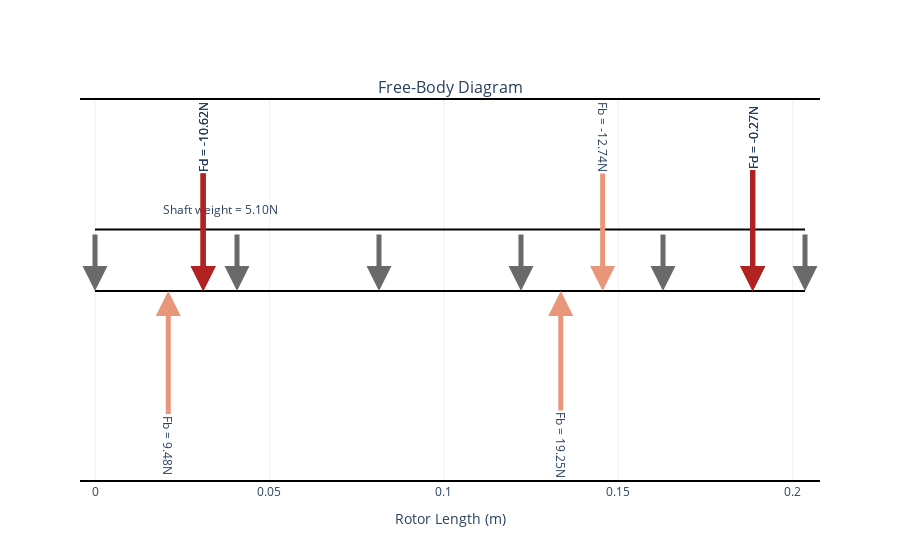

The cell this chart's notebook holds for it:
### Markdown cell above
#### 4.2.1 - Free Body Diagram

### Code cell
static.plot_free_body_diagram()

### Figure 1 — Plotly figure (JSON) as saved in the notebook; plotly's stock layout.template omitted (floating-point values rounded to 4 significant figures)
{"data": [{"hoverinfo": "none", "line": {"color": "black"}, "mode": "lines", "showlegend": false, "type": "scatter", "x": [0.0, 0.021, 0.031, 0.041, 0.046, 0.0535, 0.061, 0.106, 0.1335, 0.1375, 0.1455, 0.1532, 0.1608, 0.1685, 0.1875, 0.1885, 0.2035], "xaxis": "x", "y": [0.0, 0.0, 0.0, 0.0, 0.0, 0.0, 0.0, 0.0, 0.0, 0.0, 0.0, 0.0, 0.0, 0.0, 0.0, 0.0, 0.0], "yaxis": "y"}, {"hoverinfo": "none", "line": {"color": "black"}, "mode": "lines", "showlegend": false, "type": "scatter", "x": [0.0, 0.021, 0.031, 0.041, 0.046, 0.0535, 0.061, 0.106, 0.1335, 0.1375, 0.1455, 0.1532, 0.1608, 0.1685, 0.1875, 0.1885, 0.2035], "xaxis": "x", "y": [5, 5, 5, 5, 5, 5, 5, 5, 5, 5, 5, 5, 5, 5, 5, 5, 5], "yaxis": "y"}], "layout": {"annotations": [{"font": {"size": 16}, "showarrow": false, "text": "Free-Body Diagram", "x": 0.5, "xanchor": "center", "xref": "paper", "y": 1, "yanchor": "bottom", "yref": "paper"}, {"arrowcolor": "DimGray", "arrowhead": 2, "arrowsize": 1, "arrowwidth": 5, "ax": 0, "axref": "x", "ay": 5.4, "ayref": "y", "showarrow": true, "x": 0, "xref": "x", "y": 0, "yref": "y"}, {"arrowcolor": "DimGray", "arrowhead": 2, "arrowsize": 1, "arrowwidth": 5, "ax": 0.0407, "axref": "x", "ay": 5.4, "ayref": "y", "showarrow": true, "x": 0.0407, "xref": "x", "y": 0, "yref": "y"}, {"arrowcolor": "DimGray", "arrowhead": 2, "arrowsize": 1, "arrowwidth": 5, "ax": 0.0814, "axref": "x", "ay": 5.4, "ayref": "y", "showarrow": true, "x": 0.0814, "xref": "x", "y": 0, "yref": "y"}, {"arrowcolor": "DimGray", "arrowhead": 2, "arrowsize": 1, "arrowwidth": 5, "ax": 0.1221, "axref": "x", "ay": 5.4, "ayref": "y", "showarrow": true, "x": 0.1221, "xref": "x", "y": 0, "yref": "y"}, {"arrowcolor": "DimGray", "arrowhead": 2, "arrowsize": 1, "arrowwidth": 5, "ax": 0.1628, "axref": "x", "ay": 5.4, "ayref": "y", "showarrow": true, "x": 0.1628, "xref": "x", "y": 0, "yref": "y"}, {"arrowcolor": "DimGray", "arrowhead": 2, "arrowsize": 1, "arrowwidth": 5, "ax": 0.2035, "axref": "x", "ay": 5.4, "ayref": "y", "showarrow": true, "x": 0.2035, "xref": "x", "y": 0, "yref": "y"}, {"align": "right", "showarrow": false, "text": "Shaft weight = 5.10N", "x": 0, "xref": "x", "xshift": 125, "y": 5, "yref": "y", "yshift": 20}, {"arrowcolor": "DarkSalmon", "arrowhead": 2, "arrowsize": 1, "arrowwidth": 5, "ax": 0.021, "axref": "x", "ay": -12.5, "ayref": "y", "showarrow": true, "text": "Fb = 9.48N", "textangle": 90, "x": 0.021, "xref": "x", "y": 0, "yref": "y"}, {"arrowcolor": "FireBrick", "arrowhead": 2, "arrowsize": 1, "arrowwidth": 5, "ax": 0.031, "axref": "x", "ay": 12.5, "ayref": "y", "showarrow": true, "text": "Fd = -10.62N", "textangle": -90, "x": 0.031, "xref": "x", "y": 0, "yref": "y"}, {"arrowcolor": "FireBrick", "arrowhead": 2, "arrowsize": 1, "arrowwidth": 5, "ax": 0.1885, "axref": "x", "ay": 12.5, "ayref": "y", "showarrow": true, "text": "Fd = -0.27N", "textangle": -90, "x": 0.1885, "xref": "x", "y": 0, "yref": "y"}, {"arrowcolor": "DarkSalmon", "arrowhead": 2, "arrowsize": 1, "arrowwidth": 5, "ax": 0.1335, "axref": "x", "ay": -12.5, "ayref": "y", "showarrow": true, "text": "Fb = 19.25N", "textangle": 90, "x": 0.1335, "xref": "x", "y": 0, "yref": "y"}, {"arrowcolor": "FireBrick", "arrowhead": 2, "arrowsize": 1, "arrowwidth": 5, "ax": 0.031, "axref": "x", "ay": 12.5, "ayref": "y", "showarrow": true, "text": "Fd = -10.62N", "textangle": -90, "x": 0.031, "xref": "x", "y": 0, "yref": "y"}, {"arrowcolor": "FireBrick", "arrowhead": 2, "arrowsize": 1, "arrowwidth": 5, "ax": 0.1885, "axref": "x", "ay": 12.5, "ayref": "y", "showarrow": true, "text": "Fd = -0.27N", "textangle": -90, "x": 0.1885, "xref": "x", "y": 0, "yref": "y"}, {"arrowcolor": "DarkSalmon", "arrowhead": 2, "arrowsize": 1, "arrowwidth": 5, "ax": 0.1455, "axref": "x", "ay": 12.5, "ayref": "y", "showarrow": true, "text": "Fb = -12.74N", "textangle": 90, "x": 0.1455, "xref": "x", "y": 0, "yref": "y"}, {"arrowcolor": "FireBrick", "arrowhead": 2, "arrowsize": 1, "arrowwidth": 5, "ax": 0.031, "axref": "x", "ay": 12.5, "ayref": "y", "showarrow": true, "text": "Fd = -10.62N", "textangle": -90, "x": 0.031, "xref": "x", "y": 0, "yref": "y"}, {"arrowcolor": "FireBrick", "arrowhead": 2, "arrowsize": 1, "arrowwidth": 5, "ax": 0.1885, "axref": "x", "ay": 12.5, "ayref": "y", "showarrow": true, "text": "Fd = -0.27N", "textangle": -90, "x": 0.1885, "xref": "x", "y": 0, "yref": "y"}], "xaxis": {"anchor": "y", "domain": [0, 1], "title": {"text": "Rotor Length (m)"}}, "yaxis": {"anchor": "x", "domain": [0, 1], "gridcolor": "lightgray", "showline": false, "visible": false}}}
